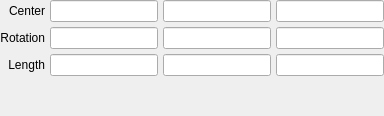
         <widget class="QWidget" name="box">
          <layout class="QGridLayout" name="gridLayout_6">
           <property name="margin">
            <number>0</number>
           </property>
           <property name="spacing">
            <number>5</number>
           </property>
           <item row="2" column="1">
            <widget class="QFrame" name="frame_15">
             <property name="frameShape">
              <enum>QFrame::NoFrame</enum>
             </property>
             <property name="frameShadow">
              <enum>QFrame::Plain</enum>
             </property>
             <layout class="QHBoxLayout" name="horizontalLayout_13">
              <property name="spacing">
               <number>5</number>
              </property>
              <property name="margin">
               <number>0</number>
              </property>
              <item>
               <widget class="QLineEdit" name="lineedit_box_length_x"/>
              </item>
              <item>
               <widget class="QLineEdit" name="lineedit_box_length_y"/>
              </item>
              <item>
               <widget class="QLineEdit" name="lineedit_box_length_z"/>
              </item>
             </layout>
            </widget>
           </item>
           <item row="3" column="1">
            <spacer name="verticalSpacer_7">
             <property name="orientation">
              <enum>Qt::Vertical</enum>
             </property>
             <property name="sizeHint" stdset="0">
              <size>
               <width>20</width>
               <height>40</height>
              </size>
             </property>
            </spacer>
           </item>
           <item row="0" column="0">
            <widget class="QLabel" name="label_22">
             <property name="text">
              <string>Center</string>
             </property>
             <property name="alignment">
              <set>Qt::AlignRight|Qt::AlignTrailing|Qt::AlignVCenter</set>
             </property>
            </widget>
           </item>
           <item row="2" column="0">
            <widget class="QLabel" name="label_23">
             <property name="text">
              <string>Length</string>
             </property>
             <property name="alignment">
              <set>Qt::AlignRight|Qt::AlignTrailing|Qt::AlignVCenter</set>
             </property>
            </widget>
           </item>
           <item row="0" column="1">
            <widget class="QFrame" name="frame_14">
             <property name="frameShape">
              <enum>QFrame::NoFrame</enum>
             </property>
             <property name="frameShadow">
              <enum>QFrame::Plain</enum>
             </property>
             <layout class="QHBoxLayout" name="horizontalLayout_12">
              <property name="spacing">
               <number>5</number>
              </property>
              <property name="margin">
               <number>0</number>
              </property>
              <item>
               <widget class="QLineEdit" name="lineedit_box_center_x"/>
              </item>
              <item>
               <widget class="QLineEdit" name="lineedit_box_center_y"/>
              </item>
              <item>
               <widget class="QLineEdit" name="lineedit_box_center_z"/>
              </item>
             </layout>
            </widget>
           </item>
           <item row="1" column="0">
            <widget class="QLabel" name="label_54">
             <property name="text">
              <string>Rotation</string>
             </property>
             <property name="alignment">
              <set>Qt::AlignRight|Qt::AlignTrailing|Qt::AlignVCenter</set>
             </property>
            </widget>
           </item>
           <item row="1" column="1">
            <widget class="QFrame" name="frame_30">
             <property name="frameShape">
              <enum>QFrame::NoFrame</enum>
             </property>
             <property name="frameShadow">
              <enum>QFrame::Plain</enum>
             </property>
             <layout class="QHBoxLayout" name="horizontalLayout_24">
              <property name="spacing">
               <number>5</number>
              </property>
              <property name="margin">
               <number>0</number>
              </property>
              <item>
               <widget class="QLineEdit" name="lineedit_box_rotation_x"/>
              </item>
              <item>
               <widget class="QLineEdit" name="lineedit_box_rotation_y"/>
              </item>
              <item>
               <widget class="QLineEdit" name="lineedit_box_rotation_z"/>
              </item>
             </layout>
            </widget>
           </item>
          </layout>
         </widget>
